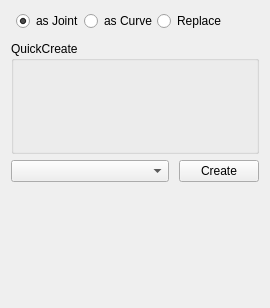
          <widget class="QWidget" name="page_control">
           <property name="geometry">
            <rect>
             <x>0</x>
             <y>0</y>
             <width>246</width>
             <height>308</height>
            </rect>
           </property>
           <attribute name="label">
            <string>Control Creator</string>
           </attribute>
           <layout class="QVBoxLayout" name="verticalLayout_15">
            <item>
             <layout class="QVBoxLayout" name="verticalLayout">
              <property name="spacing">
               <number>0</number>
              </property>
              <property name="sizeConstraint">
               <enum>QLayout::SetMinimumSize</enum>
              </property>
              <property name="bottomMargin">
               <number>0</number>
              </property>
              <item>
               <layout class="QVBoxLayout" name="verticalLayout_2">
                <property name="sizeConstraint">
                 <enum>QLayout::SetDefaultConstraint</enum>
                </property>
                <property name="bottomMargin">
                 <number>6</number>
                </property>
                <item>
                 <layout class="QHBoxLayout" name="horizontalLayout" stretch="0,0,0">
                  <property name="sizeConstraint">
                   <enum>QLayout::SetMinimumSize</enum>
                  </property>
                  <property name="leftMargin">
                   <number>5</number>
                  </property>
                  <property name="rightMargin">
                   <number>20</number>
                  </property>
                  <property name="bottomMargin">
                   <number>10</number>
                  </property>
                  <item>
                   <widget class="QRadioButton" name="asJnt">
                    <property name="sizePolicy">
                     <sizepolicy hsizetype="Fixed" vsizetype="Fixed">
                      <horstretch>0</horstretch>
                      <verstretch>0</verstretch>
                     </sizepolicy>
                    </property>
                    <property name="text">
                     <string>as Joint</string>
                    </property>
                    <property name="checked">
                     <bool>true</bool>
                    </property>
                   </widget>
                  </item>
                  <item>
                   <widget class="QRadioButton" name="asCrv">
                    <property name="sizePolicy">
                     <sizepolicy hsizetype="Fixed" vsizetype="Fixed">
                      <horstretch>0</horstretch>
                      <verstretch>0</verstretch>
                     </sizepolicy>
                    </property>
                    <property name="text">
                     <string>as Curve</string>
                    </property>
                   </widget>
                  </item>
                  <item>
                   <widget class="QRadioButton" name="asReplace">
                    <property name="text">
                     <string>Replace</string>
                    </property>
                   </widget>
                  </item>
                 </layout>
                </item>
                <item>
                 <widget class="QGroupBox" name="groupBox">
                  <property name="sizePolicy">
                   <sizepolicy hsizetype="Preferred" vsizetype="Fixed">
                    <horstretch>0</horstretch>
                    <verstretch>0</verstretch>
                   </sizepolicy>
                  </property>
                  <property name="title">
                   <string>QuickCreate</string>
                  </property>
                  <layout class="QHBoxLayout" name="horizontalLayout_3">
                   <property name="topMargin">
                    <number>20</number>
                   </property>
                   <property name="bottomMargin">
                    <number>20</number>
                   </property>
                   <item>
                    <layout class="QGridLayout" name="gridLayout">
                     <property name="sizeConstraint">
                      <enum>QLayout::SetFixedSize</enum>
                     </property>
                     <item row="1" column="1">
                      <widget class="QPushButton" name="shp_CrossArrow">
                       <property name="focusPolicy">
                        <enum>Qt::NoFocus</enum>
                       </property>
                       <property name="contextMenuPolicy">
                        <enum>Qt::DefaultContextMenu</enum>
                       </property>
                       <property name="autoFillBackground">
                        <bool>false</bool>
                       </property>
                       <property name="text">
                        <string/>
                       </property>
                       <property name="icon">
                        <iconset resource="icons/icons.qrc">
                         <normaloff>:/icon/crossArrow.png</normaloff>:/icon/crossArrow.png</iconset>
                       </property>
                       <property name="iconSize">
                        <size>
                         <width>20</width>
                         <height>20</height>
                        </size>
                       </property>
                       <property name="checkable">
                        <bool>false</bool>
                       </property>
                       <property name="checked">
                        <bool>false</bool>
                       </property>
                       <property name="flat">
                        <bool>true</bool>
                       </property>
                      </widget>
                     </item>
                     <item row="1" column="0">
                      <widget class="QPushButton" name="shp_Arrow">
                       <property name="focusPolicy">
                        <enum>Qt::NoFocus</enum>
                       </property>
                       <property name="contextMenuPolicy">
                        <enum>Qt::DefaultContextMenu</enum>
                       </property>
                       <property name="autoFillBackground">
                        <bool>false</bool>
                       </property>
                       <property name="text">
                        <string/>
                       </property>
                       <property name="icon">
                        <iconset resource="icons/icons.qrc">
                         <normaloff>:/icon/arrowDouble.png</normaloff>:/icon/arrowDouble.png</iconset>
                       </property>
                       <property name="iconSize">
                        <size>
                         <width>20</width>
                         <height>20</height>
                        </size>
                       </property>
                       <property name="checkable">
                        <bool>false</bool>
                       </property>
                       <property name="checked">
                        <bool>false</bool>
                       </property>
                       <property name="flat">
                        <bool>true</bool>
                       </property>
                      </widget>
                     </item>
                     <item row="1" column="4">
                      <widget class="QPushButton" name="shp_Needle">
                       <property name="focusPolicy">
                        <enum>Qt::NoFocus</enum>
                       </property>
                       <property name="contextMenuPolicy">
                        <enum>Qt::DefaultContextMenu</enum>
                       </property>
                       <property name="autoFillBackground">
                        <bool>false</bool>
                       </property>
                       <property name="text">
                        <string/>
                       </property>
                       <property name="icon">
                        <iconset resource="icons/icons.qrc">
                         <normaloff>:/icon/needle.png</normaloff>:/icon/needle.png</iconset>
                       </property>
                       <property name="iconSize">
                        <size>
                         <width>20</width>
                         <height>20</height>
                        </size>
                       </property>
                       <property name="checkable">
                        <bool>false</bool>
                       </property>
                       <property name="checked">
                        <bool>false</bool>
                       </property>
                       <property name="flat">
                        <bool>true</bool>
                       </property>
                      </widget>
                     </item>
                     <item row="1" column="2">
                      <widget class="QPushButton" name="shp_ArrowBent">
                       <property name="focusPolicy">
                        <enum>Qt::NoFocus</enum>
                       </property>
                       <property name="contextMenuPolicy">
                        <enum>Qt::DefaultContextMenu</enum>
                       </property>
                       <property name="autoFillBackground">
                        <bool>false</bool>
                       </property>
                       <property name="text">
                        <string/>
                       </property>
                       <property name="icon">
                        <iconset resource="icons/icons.qrc">
                         <normaloff>:/icon/arrowBent.png</normaloff>:/icon/arrowBent.png</iconset>
                       </property>
                       <property name="iconSize">
                        <size>
                         <width>20</width>
                         <height>20</height>
                        </size>
                       </property>
                       <property name="checkable">
                        <bool>false</bool>
                       </property>
                       <property name="checked">
                        <bool>false</bool>
                       </property>
                       <property name="flat">
                        <bool>true</bool>
                       </property>
                      </widget>
                     </item>
                     <item row="1" column="3">
                      <widget class="QPushButton" name="shp_CrossArrowBent">
                       <property name="focusPolicy">
                        <enum>Qt::NoFocus</enum>
                       </property>
                       <property name="contextMenuPolicy">
                        <enum>Qt::DefaultContextMenu</enum>
                       </property>
                       <property name="autoFillBackground">
                        <bool>false</bool>
                       </property>
                       <property name="text">
                        <string/>
                       </property>
                       <property name="icon">
                        <iconset resource="icons/icons.qrc">
                         <normaloff>:/icon/crossArrowBent.png</normaloff>:/icon/crossArrowBent.png</iconset>
                       </property>
                       <property name="iconSize">
                        <size>
                         <width>20</width>
                         <height>20</height>
                        </size>
                       </property>
                       <property name="checkable">
                        <bool>false</bool>
                       </property>
                       <property name="checked">
                        <bool>false</bool>
                       </property>
                       <property name="flat">
                        <bool>true</bool>
                       </property>
                      </widget>
                     </item>
                     <item row="0" column="0">
                      <widget class="QPushButton" name="shp_Circle">
                       <property name="focusPolicy">
                        <enum>Qt::NoFocus</enum>
                       </property>
                       <property name="contextMenuPolicy">
                        <enum>Qt::DefaultContextMenu</enum>
                       </property>
                       <property name="autoFillBackground">
                        <bool>false</bool>
                       </property>
                       <property name="text">
                        <string/>
                       </property>
                       <property name="icon">
                        <iconset resource="icons/icons.qrc">
                         <normaloff>:/icon/circle.png</normaloff>:/icon/circle.png</iconset>
                       </property>
                       <property name="iconSize">
                        <size>
                         <width>20</width>
                         <height>20</height>
                        </size>
                       </property>
                       <property name="checkable">
                        <bool>false</bool>
                       </property>
                       <property name="checked">
                        <bool>false</bool>
                       </property>
                       <property name="flat">
                        <bool>true</bool>
                       </property>
                      </widget>
                     </item>
                     <item row="0" column="1">
                      <widget class="QPushButton" name="shp_Square">
                       <property name="focusPolicy">
                        <enum>Qt::NoFocus</enum>
                       </property>
                       <property name="contextMenuPolicy">
                        <enum>Qt::DefaultContextMenu</enum>
                       </property>
                       <property name="autoFillBackground">
                        <bool>false</bool>
                       </property>
                       <property name="text">
                        <string/>
                       </property>
                       <property name="icon">
                        <iconset resource="icons/icons.qrc">
                         <normaloff>:/icon/square.png</normaloff>:/icon/square.png</iconset>
                       </property>
                       <property name="iconSize">
                        <size>
                         <width>20</width>
                         <height>20</height>
                        </size>
                       </property>
                       <property name="checkable">
                        <bool>false</bool>
                       </property>
                       <property name="checked">
                        <bool>false</bool>
                       </property>
                       <property name="flat">
                        <bool>true</bool>
                       </property>
                      </widget>
                     </item>
                     <item row="0" column="4">
                      <widget class="QPushButton" name="shp_Cross">
                       <property name="focusPolicy">
                        <enum>Qt::NoFocus</enum>
                       </property>
                       <property name="contextMenuPolicy">
                        <enum>Qt::DefaultContextMenu</enum>
                       </property>
                       <property name="autoFillBackground">
                        <bool>false</bool>
                       </property>
                       <property name="text">
                        <string/>
                       </property>
                       <property name="icon">
                        <iconset resource="icons/icons.qrc">
                         <normaloff>:/icon/cross.png</normaloff>:/icon/cross.png</iconset>
                       </property>
                       <property name="iconSize">
                        <size>
                         <width>20</width>
                         <height>20</height>
                        </size>
                       </property>
                       <property name="checkable">
                        <bool>false</bool>
                       </property>
                       <property name="checked">
                        <bool>false</bool>
                       </property>
                       <property name="flat">
                        <bool>true</bool>
                       </property>
                      </widget>
                     </item>
                     <item row="0" column="2">
                      <widget class="QPushButton" name="shp_Sphere">
                       <property name="focusPolicy">
                        <enum>Qt::NoFocus</enum>
                       </property>
                       <property name="contextMenuPolicy">
                        <enum>Qt::DefaultContextMenu</enum>
                       </property>
                       <property name="autoFillBackground">
                        <bool>false</bool>
                       </property>
                       <property name="text">
                        <string/>
                       </property>
                       <property name="icon">
                        <iconset resource="icons/icons.qrc">
                         <normaloff>:/icon/sphere.png</normaloff>:/icon/sphere.png</iconset>
                       </property>
                       <property name="iconSize">
                        <size>
                         <width>20</width>
                         <height>20</height>
                        </size>
                       </property>
                       <property name="checkable">
                        <bool>false</bool>
                       </property>
                       <property name="checked">
                        <bool>false</bool>
                       </property>
                       <property name="flat">
                        <bool>true</bool>
                       </property>
                      </widget>
                     </item>
                     <item row="0" column="3">
                      <widget class="QPushButton" name="shp_Box">
                       <property name="focusPolicy">
                        <enum>Qt::NoFocus</enum>
                       </property>
                       <property name="contextMenuPolicy">
                        <enum>Qt::DefaultContextMenu</enum>
                       </property>
                       <property name="autoFillBackground">
                        <bool>false</bool>
                       </property>
                       <property name="text">
                        <string/>
                       </property>
                       <property name="icon">
                        <iconset resource="icons/icons.qrc">
                         <normaloff>:/icon/box.png</normaloff>:/icon/box.png</iconset>
                       </property>
                       <property name="iconSize">
                        <size>
                         <width>20</width>
                         <height>20</height>
                        </size>
                       </property>
                       <property name="checkable">
                        <bool>false</bool>
                       </property>
                       <property name="checked">
                        <bool>false</bool>
                       </property>
                       <property name="flat">
                        <bool>true</bool>
                       </property>
                      </widget>
                     </item>
                    </layout>
                   </item>
                  </layout>
                 </widget>
                </item>
               </layout>
              </item>
              <item>
               <layout class="QHBoxLayout" name="horizontalLayout_2">
                <property name="spacing">
                 <number>10</number>
                </property>
                <property name="sizeConstraint">
                 <enum>QLayout::SetDefaultConstraint</enum>
                </property>
                <item>
                 <widget class="QComboBox" name="comboBox">
                  <property name="sizePolicy">
                   <sizepolicy hsizetype="MinimumExpanding" vsizetype="Fixed">
                    <horstretch>0</horstretch>
                    <verstretch>0</verstretch>
                   </sizepolicy>
                  </property>
                  <property name="minimumSize">
                   <size>
                    <width>0</width>
                    <height>0</height>
                   </size>
                  </property>
                 </widget>
                </item>
                <item>
                 <widget class="QPushButton" name="btn_createCtl">
                  <property name="sizePolicy">
                   <sizepolicy hsizetype="Minimum" vsizetype="Fixed">
                    <horstretch>0</horstretch>
                    <verstretch>0</verstretch>
                   </sizepolicy>
                  </property>
                  <property name="text">
                   <string>Create</string>
                  </property>
                 </widget>
                </item>
               </layout>
              </item>
             </layout>
            </item>
            <item>
             <spacer name="verticalSpacer_6">
              <property name="orientation">
               <enum>Qt::Vertical</enum>
              </property>
              <property name="sizeType">
               <enum>QSizePolicy::MinimumExpanding</enum>
              </property>
              <property name="sizeHint" stdset="0">
               <size>
                <width>145</width>
                <height>97</height>
               </size>
              </property>
             </spacer>
            </item>
           </layout>
          </widget>
